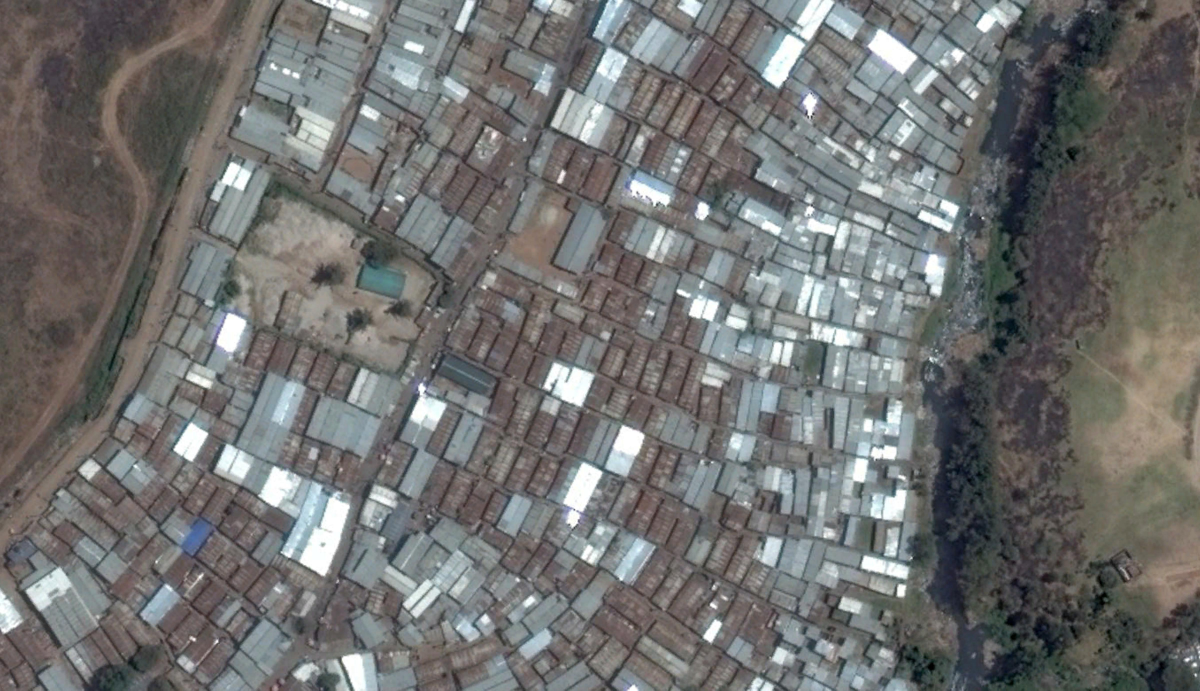
#> input picture images/slum_image.jpg, 4800 x 2761 px (shown at 1/4 size)
$ python playground.py   (older library calls are emulated)
#> lines starting #> are read from the running program, lines starting #| are printed output that depends on the picture
### slum_kibera/preprocessing.py
# -*- coding: utf-8 -*-
"""Preprocessing module.

Use the class Preprocessor to load an image and apply different preprocessing steps.
Relies on scikit-image.

Implemented:
	* Color space convertion (RGB, HSV, RGB CIE, XYZ)
	* Histogram Equalization (Adaptive, Non-adaptive, Contrast stretching)
"""

from skimage.transform import (hough_line, hough_line_peaks,
							   probabilistic_hough_line, resize)
from skimage.feature import canny
from skimage import exposure
from skimage.io import imread
from skimage.filters import threshold_otsu
from skimage.color import convert_colorspace

import numpy as np
import matplotlib.pyplot as plt
from math import pi

from skimage.morphology import disk, diamond, square
from skimage.filters.rank import bottomhat, median, mean

class Preprocessor(object):
	"""A simple preprocesing class"""
	def __init__(self, image_path):
		self.image_path = image_path
		self.original_image = None
		self.current_image = None

		self.saved_versions = {}

		self.original_w = 0
		self.original_h = 0
		self.w = 0
		self.h = 0

		self.load_image()

	def load_image(self):
		self.original_image = imread(self.image_path)
#> self.original_image is the input picture: shape (2761, 4800, 3); mean R, G, B 112.2, 112.6, 111.6
		self.current_image = self.original_image
		self.h = self.current_image.shape[0]
#> self.h = 2761
		self.w = self.current_image.shape[1]
#> self.w = 4800
		self.original_h = self.original_image.shape[0]
#> self.original_h = 2761
		self.original_w = self.original_image.shape[1]
#> self.original_w = 4800

	def reset(self):
		self.h = self.original_h
		self.w = self.original_w
		self.current_image = self.original_image

	def save_current_as(self, name):
		self.saved_versions[name] = self.current_image

	def get_version(self, name):
		return self.saved_versions[name]

	def scale_image(self, scale_factor):
#> called with scale_factor = 0.8
		h = int(self.h*scale_factor)
#> h = 2208
		w = int(self.w*scale_factor)
#> w = 3840
		self.current_image = resize(self.current_image, (h,w))
		self.h = h
#> self.h = 2208
		self.w = w
#> self.w = 3840

	def convert_color(self, from_cp, to_cp):
		self.current_image = convert_colorspace(self.current_image, from_cp, to_cp)
		return self.current_image

	def exposure_equalization(self, method, clip_limit=0.03):
#> called with method = 'equal', clip_limit = 0.03
		if method == "adapt":
			# Adaptive Histogram Equalization
			for i in range(0,self.current_image.shape[2]):
				self.current_image[:,:,i] = exposure.equalize_adapthist(self.current_image[:,:,i],
																		clip_limit=clip_limit)
		elif method == "equal":
			# Histogram Equalization
			for i in range(0,self.current_image.shape[2]):
				self.current_image[:,:,i] = exposure.equalize_hist(self.current_image[:,:,i])
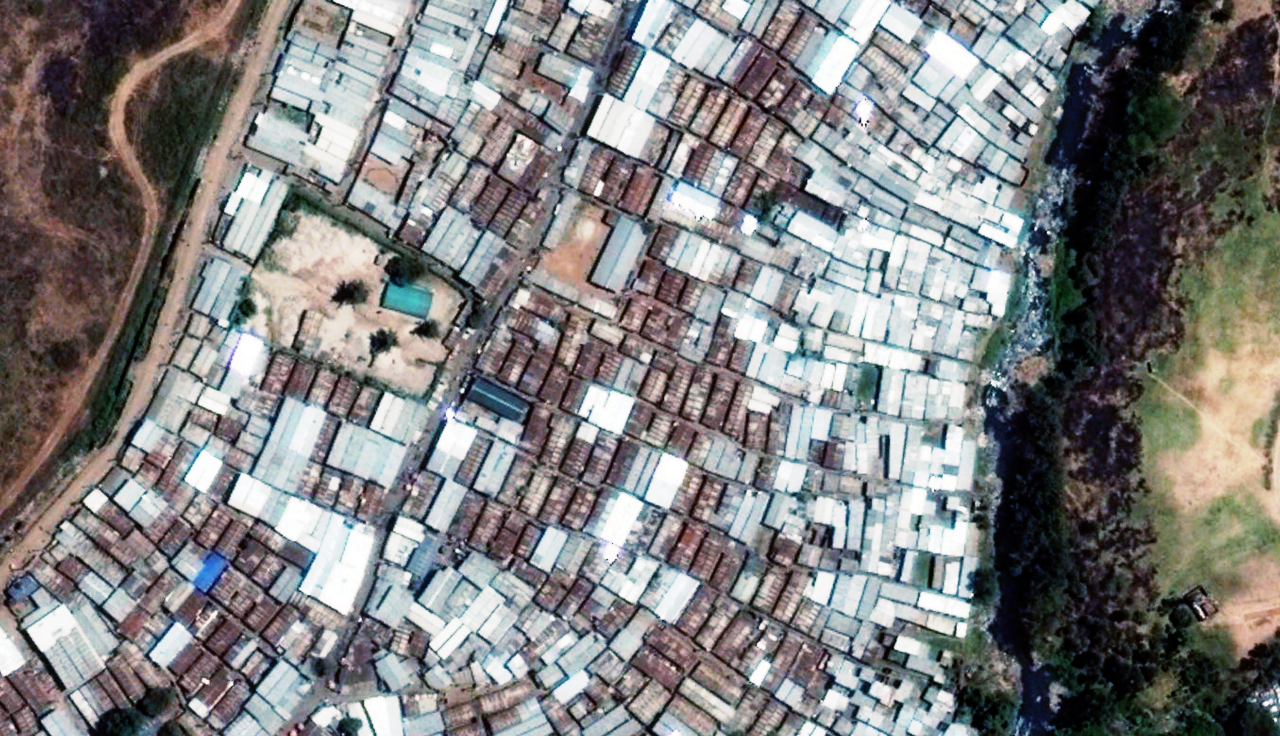
#> self.current_image: shape (2208, 3840, 3) float64 (shown at 1/3 size); mean R, G, B 0.504, 0.504, 0.504
		elif method == "contrast":
			# Contrast stretching
			for i in range(0,self.current_image.shape[2]):
				p2, p98 = np.percentile(self.current_image[:,:,i], (2, 98))
				self.current_image[:,:,i] = exposure.rescale_intensity(self.current_image[:,:,i], in_range=(p2, p98))
		return self.current_image

	# [62 lines left out: functions show_image, show_images, savefig, create_preprocessed, not called in this run]

# [5 lines that do not run on import are left out]

### slum_kibera/playground.py
# -*- coding: utf-8 -*-
"""Preprocessing module.

Use the class Preprocessor to load an image and apply different preprocessing steps.
Relies on scikit-image.

Implemented:
	* Color space convertion (RGB, HSV, RGB CIE, XYZ)
	* Histogram Equalization (Adaptive, Non-adaptive, Contrast stretching)
"""

import numpy as np
import matplotlib.pyplot as plt
from math import pi
import random

from skimage.feature import greycomatrix, greycoprops, canny, structure_tensor, structure_tensor_eigvals, hessian_matrix
from skimage.morphology import disk, diamond, square
from skimage.morphology import erosion, dilation, opening, closing, white_tophat
from skimage.filters.rank import bottomhat, median, mean
from skimage.filters import threshold_otsu, threshold_adaptive
from skimage.transform import resize

from scipy.cluster.vq import kmeans,vq
from sklearn.ensemble import RandomForestClassifier

from skimage.segmentation import felzenszwalb, slic, quickshift
from skimage.segmentation import mark_boundaries
from skimage.util import img_as_float

from preprocessing import Preprocessor

def show_image(img, cmap=None):
	plt.figure()
	plt.imshow(img, cmap=cmap)
	plt.show(block=False)

def plot_bounding_box(ax, x, y, r, c):
	box = np.array([[x-r,y-r],
		[x-r,y+r],
		[x+r,y+r],
		[x+r,y-r],
		[x-r,y-r]])

	ax.plot(box.T[0], box.T[1], c=c)


def quantize_colors(patch):
	pixel = np.reshape(patch, (patch.shape[0]*patch.shape[1], 1))
	# performing the clustering
	centroids,_ = kmeans(pixel,6) # six colors will be found
	# quantization
	qnt,_ = vq(pixel,centroids)

	# reshaping the result of the quantization
	centers_idx = np.reshape(qnt,(patch.shape[0],patch.shape[1]))
	clustered = centroids[centers_idx]
	return np.flipud(clustered)[:,:,0]

def plot_comparison(original, filtered, filter_name):

    fig, (ax1, ax2) = plt.subplots(ncols=2, figsize=(8, 4), sharex=True, sharey=True)
    ax1.imshow(original, cmap=plt.cm.gray)
    ax1.set_title('original')
    ax1.axis('off')
    ax1.set_adjustable('box-forced')
    ax2.imshow(filtered, cmap=plt.cm.gray)
    ax2.set_title(filter_name)
    ax2.axis('off')
    ax2.set_adjustable('box-forced')

if __name__ == "__main__":
	# Settings
	box_size = 80
	scale_factor = 0.8
	mask_scale = 0.2
	plot = False

	box_size *= scale_factor

	# Load Preprocessor
	print("Preprocessing")
	p = Preprocessor("../images/slum_image.jpg")
	p.scale_image(scale_factor)
	p.exposure_equalization(method="equal")
	p.convert_color("RGB","HSV")
	p.save_current_as("structure")

	p.reset()
	p.scale_image(mask_scale)
	p.exposure_equalization(method="equal")
#> call 2 of exposure_equalization, with method = 'equal', clip_limit = 0.03
#> after the loop in exposure_equalization (call 2), `for i in range(0,self.current_image.shape[2]):`:
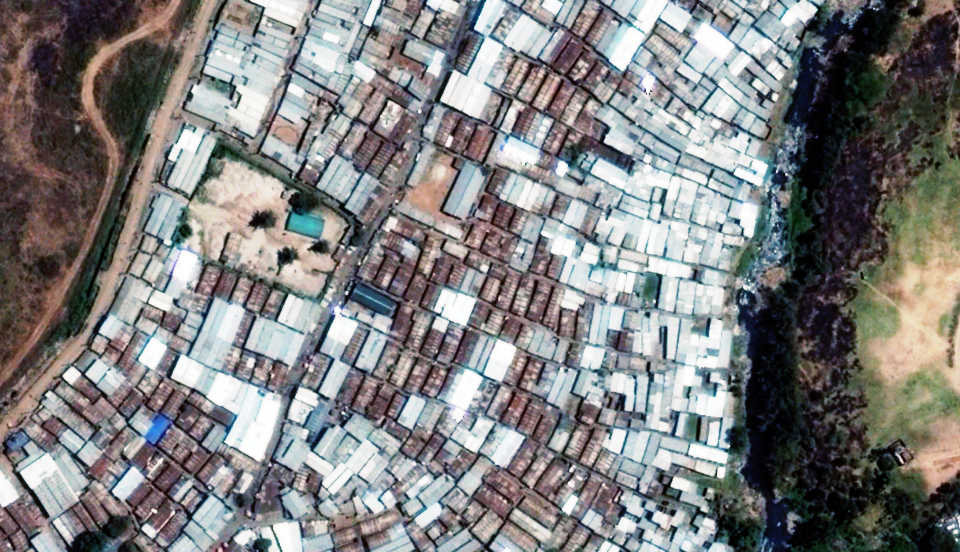
#> self.current_image: shape (552, 960, 3) float64; mean R, G, B 0.504, 0.504, 0.504
	p.convert_color("RGB","HSV")
#> call 2 of convert_color, with from_cp = 'RGB', to_cp = 'HSV'
#> in convert_color (call 2), `self.current_image = convert_colorspace(self.current_image, from_cp, t..`:
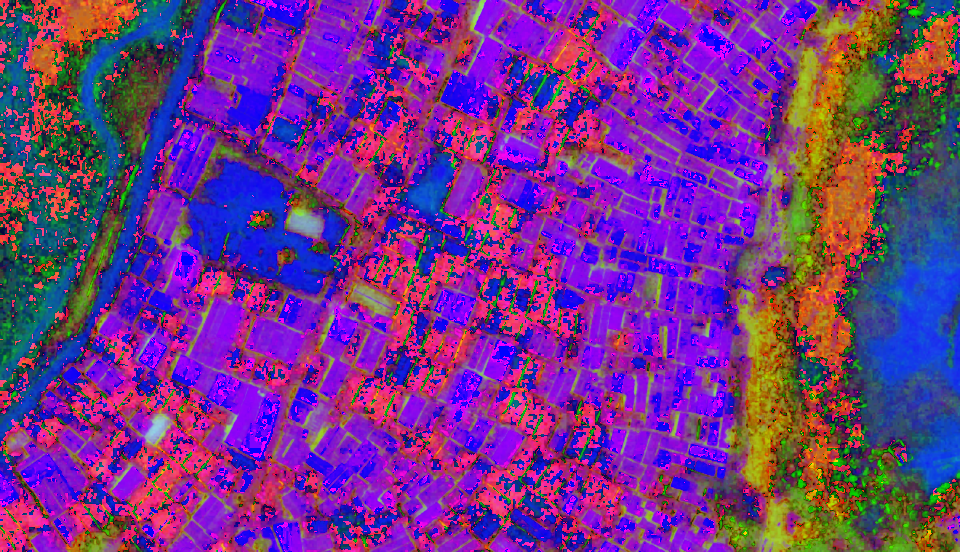
#> self.current_image: shape (552, 960, 3) float64; mean R, G, B 0.45, 0.202, 0.542
	p.save_current_as("mask")

	# Load images for mask and structure information
	img2 = p.get_version("mask")[:,:,0]
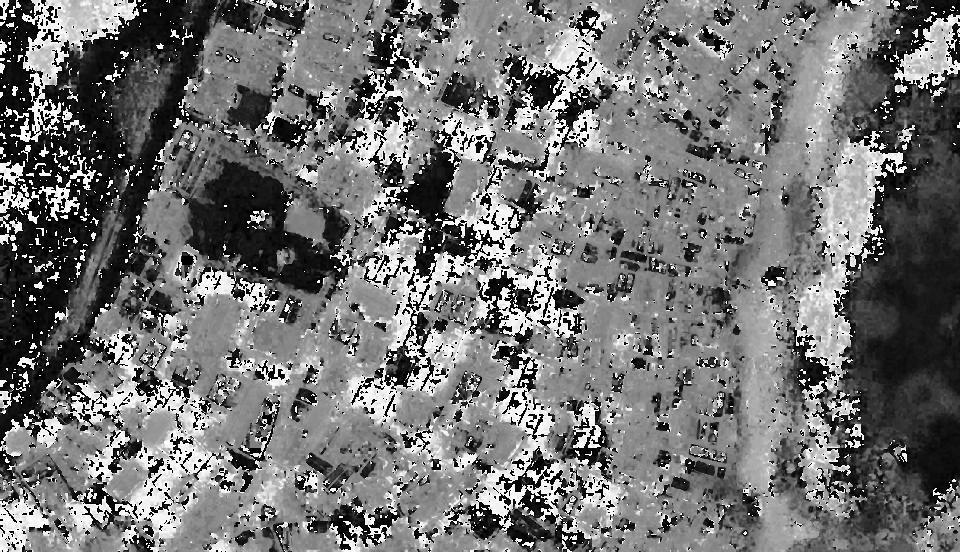
#> img2: shape (552, 960) float64; min 0, max 1, mean 0.45
	img = p.get_version("structure")[:,:,2]
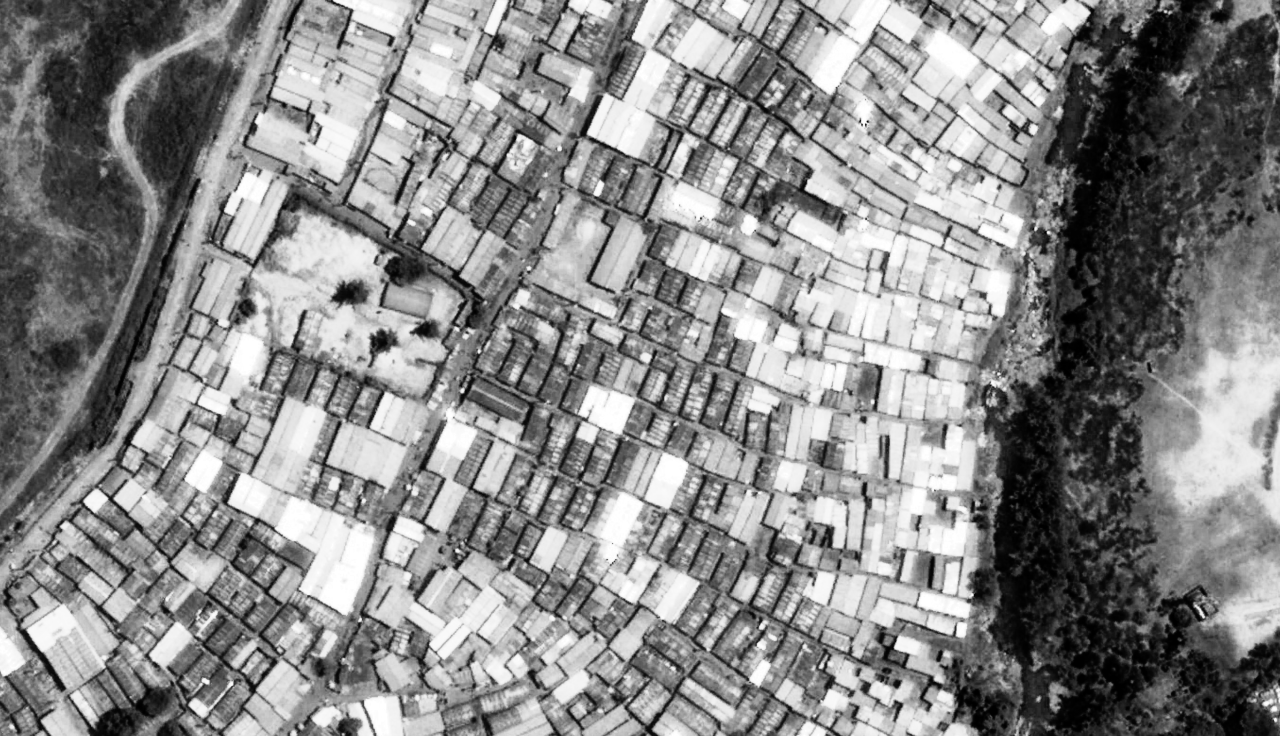
#> img: shape (2208, 3840) float64 (shown at 1/3 size); min 0.000233, max 1, mean 0.542

	print("Masking")
	med_img = median(img2, disk(50*mask_scale))
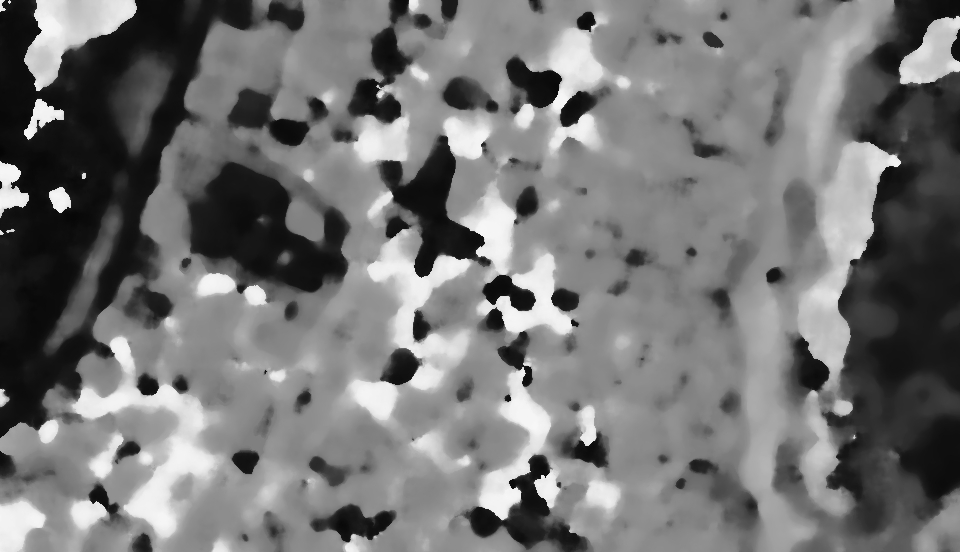
#> med_img: shape (552, 960); min 5, max 247, mean 116.3
	mask = np.zeros(img2.shape)

	mask[med_img>np.mean(med_img)] = 1
	mask_c = closing(mask, disk(100*mask_scale))
	# plot_comparison(mask, mask_c, 'closing')
	# plot_comparison(mask_c, mean(mask_c, disk(20)), 'mean')

	masked = np.copy(img)
	# masked = img * resize(mask_c, img.shape)

	# plot_comparison(img, masked, "masked")

	print("bottomhatting")
#> (the run stopped early here; a loop or call above may not have finished)
